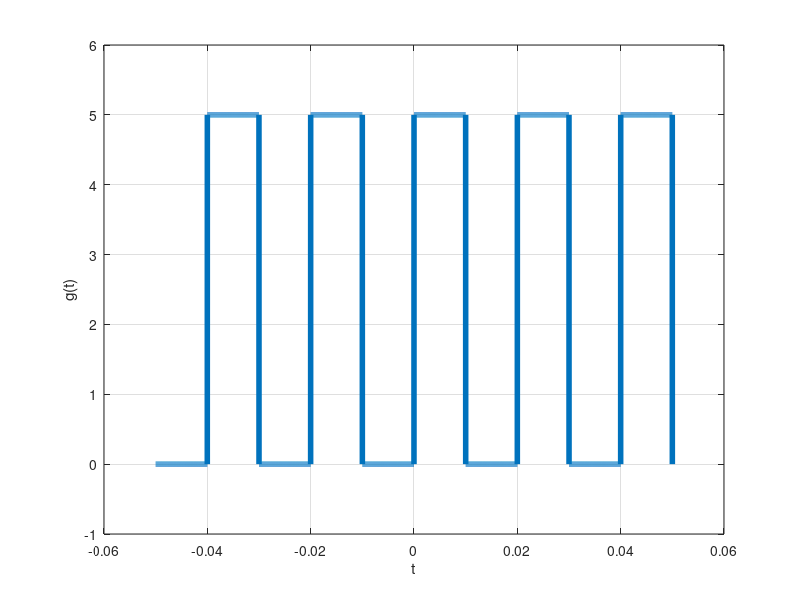

Recreate this plot in MATLAB.
clear;
close;
clc;


%Square wave 
A = 5;
T = 0.02;


t = linspace(-2.5*T,2.5*T,1e4);
s = A/2*(1+square(2*pi*t/T));
plot(t,s,"Linewidth",4)
grid
axis([-0.06,0.06,-1,6])
xlabel('t')
ylabel('g(t)')

print -deps -color ../figs/1.1.eps

